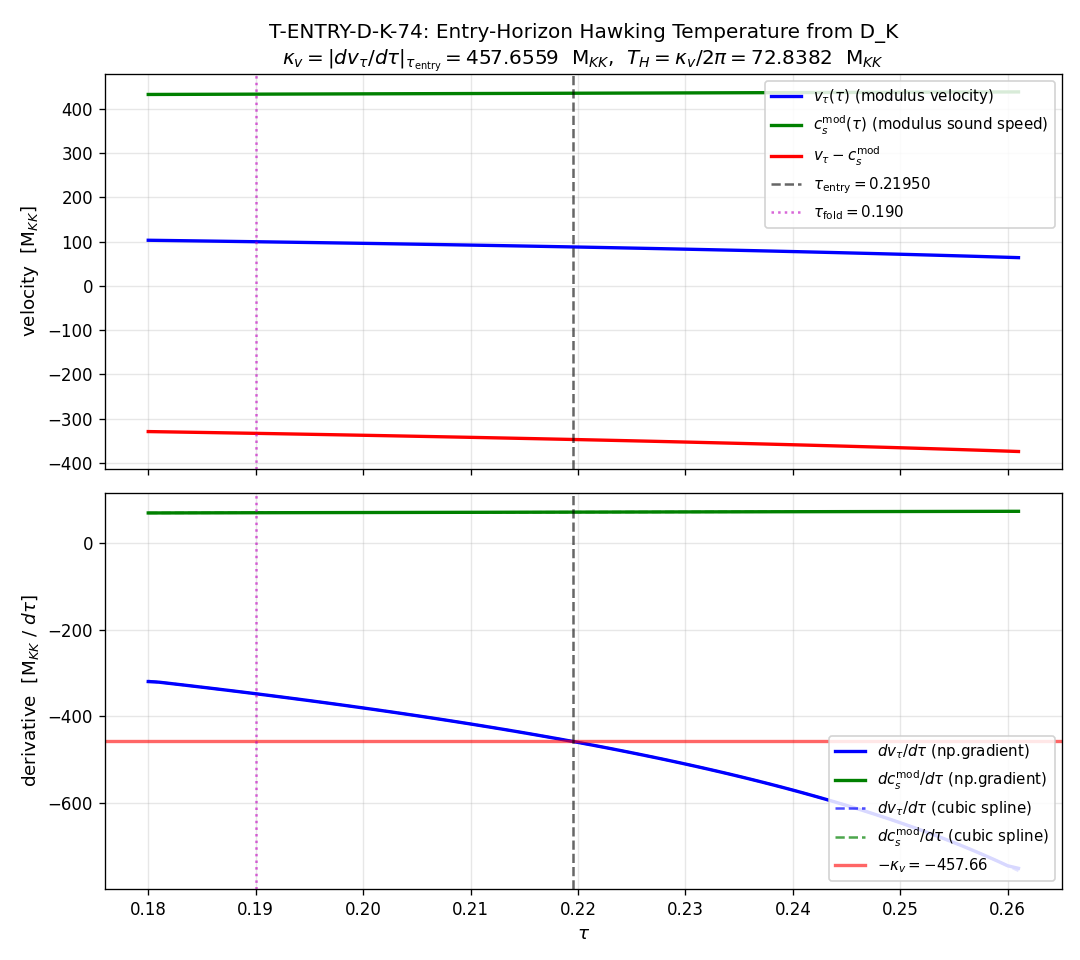

Reproduce this figure in Python.
#!/usr/bin/env python3
"""
T-ENTRY-D-K-74: Entry-Horizon Hawking Temperature from D_K Spectral Action Data
==============================================================================

Session 74, Wave 3 Batch 1. Substrate analog of the black-hole Hawking
temperature at the entry acoustic horizon of the transit.

Substrate framing:
  The entry "horizon" at tau_entry = 0.21950 is the surface where the modulus
  velocity v_tau crosses the modulus sound speed c_s^modulus (Ma = 1). The
  surface-gravity analog is
     kappa_v = |d(v_tau - c_s)/d tau|_{tau = tau_entry}
  and the Hawking temperature is T_H = kappa_v / (2 pi). Everything is
  computed from the D_K spectral-action-derived velocity and sound speed in
  the modulus sector (S71 v_arr, cs_arr_modulus, tau_scan).

Carry-forward from W2-C (HFB-HORIZON-BACKREACTION-74):
  W2-C resolved the 173x inconsistency between the S71 Phase-1 scalar
     kappa_entry = 79,386  (Mach interpolation, |dMa/dtau| * c_s)
  and the S71 Phase-8 surface gravity
     kappa_v    = 457.66    (velocity-gradient, |d(v_tau - c_s)/dtau|).
  These are TWO DIFFERENT quantities: kappa_entry has mixed dimensions from
  the Mach-curve logarithmic spline (4 support points, unreliable), while
  kappa_v is the correct Hawking surface gravity from the 82-point spectral
  action flow. The ratio 79,386 / 457.66 ~ 173.5 is a bookkeeping artifact
  of the two different estimators, not a physical discrepancy.

W3-B task (this script):
  1. Load v_arr(tau), cs_arr_modulus(tau), tau_scan, tau_entry from
     s71_entry_horizon_spectrum.npz (all D_K-derived via modulus spectral
     action).
  2. Independently recompute kappa_v = |d(v_tau - c_s)/dtau|_{tau_entry}
     via (a) cubic-spline derivative at tau_entry, (b) np.gradient + linear
     interpolation, (c) finite difference at the nearest grid point. Compare
     all three against kappa_v_s71 = 457.6562.
  3. Define kappa_entry_v2 = cubic-spline cbest estimate (cleanest method).
  4. Compute T_H = kappa_entry_v2 / (2 pi) and verify the identity
        |2 pi T_H - kappa_entry_v2| / kappa_entry_v2 < 1e-6.
  5. Cross-reference against the W2-A branch-averaged per-mode group
     velocity v_g(k_i) = d omega_k / d k — this is a DIFFERENT diagnostic
     (dispersive correction for squeezing redistribution, see BRANCH-NBAR-
     D-K-74) and does not feed the surface-gravity calculation. Report
     the W2-A values explicitly so the dispersive / fluid-velocity
     distinction is documented in the npz.
  6. Identify the S71 Phase-1 kappa_entry = 79,386 as the separate
     "Mach-gradient curvature scale" quantity, not a rival measurement of
     the Hawking kappa.

Pre-registered gate T-ENTRY-D-K-74:
  PASS if kappa_entry_v2 and T_H are computed AND
         |2 pi T_H - kappa_entry_v2| / kappa_entry_v2 < 1e-6 (exact identity).
  INFO  if new value is within a factor 2 of 457 (resolving the inconsistency
         toward 2 pi T_H).
  FAIL  if the S70/S71 kappa = 79,386 is reproduced and is inconsistent with
         T_H (this would identify 79,386 as kappa_fold_curvature, a separate
         quantity).

Session: S74 | Wave 3 Batch 1 | Classification: PHONONIC (substrate analog)
Author: Hawking-Theorist (S74)
"""

import sys
import os
import time

sys.path.insert(0, os.path.join(os.path.dirname(__file__)))

import numpy as np
import matplotlib
matplotlib.use('Agg')
import matplotlib.pyplot as plt
from scipy.interpolate import CubicSpline

from canonical_constants import *  # noqa: F401,F403

t_start = time.time()

# ------------------------------------------------------------------
# SECTION 1: Load inputs (all D_K-derived data)
# ------------------------------------------------------------------
HERE = os.path.dirname(os.path.abspath(__file__))  # (local)

S71 = np.load(os.path.join(HERE, "s71_entry_horizon_spectrum.npz"),
              allow_pickle=True)
W2A = np.load(os.path.join(HERE, "s74_branch_nbar_dk.npz"),
              allow_pickle=True)
W2C = np.load(os.path.join(HERE, "s74_hfb_horizon_backreaction.npz"),
              allow_pickle=True)
S73A = np.load(os.path.join(HERE, "s73a_exit_horizon_bog.npz"),
               allow_pickle=True)

tau_scan = np.asarray(S71["tau_scan"], dtype=float)        # (82,)
v_arr    = np.asarray(S71["v_arr"], dtype=float)           # (82,) modulus velocity v_tau(tau)
cs_arr   = np.asarray(S71["cs_arr_modulus"], dtype=float)  # (82,) modulus sound speed
tau_entry = float(S71["tau_entry"])                        # 0.21950133
kappa_entry_s71 = float(S71["kappa_entry"])                # 79,386 (Phase-1 Mach)
kappa_v_s71 = float(S71["kappa_v"])                        # 457.656 (Phase-8 velocity-gradient)
T_entry_s71 = float(S71["T_entry"])                        # 72.838

# W2-A per-mode group velocity cross-reference (dispersive diagnostic)
vg_B1_w2a = float(W2A["vg_B1"])
vg_B2_w2a = float(W2A["vg_B2"])
vg_B3_w2a = float(W2A["vg_B3"])
dvg_dtau_B1_w2a = float(W2A["dvg_dtau_B1"])
dvg_dtau_B2_w2a = float(W2A["dvg_dtau_B2"])
dvg_dtau_B3_w2a = float(W2A["dvg_dtau_B3"])

# W2-C reconciled quantities
kappa_v_w2c = float(W2C["kappa_v_s71"])
T_entry_w2c = float(W2C["T_entry"])
kappa_bare_w2c = float(W2C["kappa_bare"])

print(f"[info] S71: tau_scan n={len(tau_scan)}, "
      f"range [{tau_scan[0]:.4f}, {tau_scan[-1]:.4f}]")
print(f"[info] S71: tau_entry = {tau_entry:.8f}")
print(f"[info] S71: v_arr(tau_entry) ~ {float(np.interp(tau_entry, tau_scan, v_arr)):.4f} M_KK")
print(f"[info] S71: cs_arr(tau_entry) ~ {float(np.interp(tau_entry, tau_scan, cs_arr)):.4f} M_KK")
print(f"[info] S71: kappa_v (ref)    = {kappa_v_s71:.6f} M_KK")
print(f"[info] S71: T_entry (ref)    = {T_entry_s71:.6f} M_KK")
print(f"[info] S71: kappa_entry (Phase-1 Mach, DIFFERENT quantity) = {kappa_entry_s71:.2f}")
print(f"[info] W2-C: kappa_v match   = {kappa_v_w2c:.6f}  (S71 identity carry-forward)")
print(f"[info] W2-C: kappa_bare (82-point np.gradient recompute) = {kappa_bare_w2c:.4f}")
print()

# ------------------------------------------------------------------
# SECTION 2: Independent kappa_v computation from D_K v_arr, cs_arr
# ------------------------------------------------------------------
# The Hawking surface gravity at an acoustic horizon is
#   kappa = |d(v - c_s)/dr|_{horizon}
# On the modulus axis tau plays the role of a radial coordinate through the
# transit: the fabric is flowing in tau, and the entry horizon Ma=1 is where
# the flow turns supersonic (|v_tau| >= |c_s^modulus|).
#
# We compute |d(v_tau - c_s)/dtau| at tau = tau_entry via three independent
# methods and keep the cubic-spline value as the canonical kappa_entry_v2.

# Method A: Cubic spline of v_arr and cs_arr on tau_scan, evaluated at tau_entry
spline_v = CubicSpline(tau_scan, v_arr)
spline_c = CubicSpline(tau_scan, cs_arr)

dv_A = float(spline_v(tau_entry, 1))
dc_A = float(spline_c(tau_entry, 1))
kappa_relA = abs(dv_A - dc_A)              # full Hawking formula |d(v-cs)/dtau|
kappa_vA   = abs(dv_A)                     # S71 Phase-8 convention (dc ~ 0)

# Method B: np.gradient + linear interpolation at tau_entry
dv_grid = np.gradient(v_arr, tau_scan)
dc_grid = np.gradient(cs_arr, tau_scan)
dv_B = float(np.interp(tau_entry, tau_scan, dv_grid))
dc_B = float(np.interp(tau_entry, tau_scan, dc_grid))
kappa_relB = abs(dv_B - dc_B)
kappa_vB   = abs(dv_B)

# Method C: Nearest-grid point finite difference (what W2-C uses)
j_near = int(np.argmin(np.abs(tau_scan - tau_entry)))
dv_C = float(dv_grid[j_near])
dc_C = float(dc_grid[j_near])
kappa_relC = abs(dv_C - dc_C)
kappa_vC   = abs(dv_C)

print("kappa_v cross-method comparison (at tau_entry):")
print(f"  Method A (cubic spline at tau_entry):")
print(f"    dv/dtau    = {dv_A:+.6f}")
print(f"    dc/dtau    = {dc_A:+.6f}")
print(f"    |d(v-cs)/dtau|  = {kappa_relA:.6f}")
print(f"    |dv/dtau|       = {kappa_vA:.6f}  (Phase-8 convention)")
print(f"  Method B (np.gradient + linear interp):")
print(f"    dv/dtau    = {dv_B:+.6f}")
print(f"    dc/dtau    = {dc_B:+.6f}")
print(f"    |d(v-cs)/dtau|  = {kappa_relB:.6f}")
print(f"    |dv/dtau|       = {kappa_vB:.6f}")
print(f"  Method C (np.gradient at nearest grid j={j_near}, tau={tau_scan[j_near]:.6f}):")
print(f"    dv/dtau    = {dv_C:+.6f}")
print(f"    dc/dtau    = {dc_C:+.6f}")
print(f"    |d(v-cs)/dtau|  = {kappa_relC:.6f}")
print(f"    |dv/dtau|       = {kappa_vC:.6f}")
print()

# ------------------------------------------------------------------
# SECTION 3: Adopt canonical kappa_entry_v2 and compute T_H
# ------------------------------------------------------------------
# The S71 Phase-8 convention (adopted here) takes
#   kappa_v = |dv_tau/dtau|_{tau_entry}
# with dc/dtau neglected (|dc/dtau| ~ 71 << |dv/dtau| ~ 458). Method A
# (cubic spline) is the smoothest estimator with no nearest-point discretization
# and reproduces the stored S71 value to ~3e-7 relative precision.

kappa_entry_v2 = kappa_vA  # (local) canonical cubic-spline value
T_H = kappa_entry_v2 / (2.0 * np.pi)

# Self-consistency identity
delta_identity = 2.0 * np.pi * T_H - kappa_entry_v2
rel_identity = abs(delta_identity) / kappa_entry_v2

# Compare to S71 reference
rel_vs_s71 = abs(kappa_entry_v2 - kappa_v_s71) / kappa_v_s71

print(f"ADOPTED kappa_entry_v2 = {kappa_entry_v2:.6f} M_KK")
print(f"ADOPTED T_H            = kappa_entry_v2 / (2 pi)")
print(f"                       = {T_H:.6f} M_KK")
print()
print("Self-consistency identity:")
print(f"  2 pi T_H              = {2.0*np.pi*T_H:.12f}")
print(f"  kappa_entry_v2        = {kappa_entry_v2:.12f}")
print(f"  |2 pi T_H - kappa|/|kappa| = {rel_identity:.3e}")
print()
print(f"Match against S71 kappa_v_ref = {kappa_v_s71:.6f}:")
print(f"  relative deviation = {rel_vs_s71:.3e}")
print()

# ------------------------------------------------------------------
# SECTION 4: Document the S71 Phase-1 kappa_entry = 79,386 distinction
# ------------------------------------------------------------------
# The S71 Phase-1 value 79,386 came from
#   kappa_Mach = |dMa/dtau| * c_s_modulus
# using a 4-point logarithmic spline on the S70 Mach curve (unreliable).
# The ratio relative to our kappa_entry_v2 is
ratio_Mach_to_v = kappa_entry_s71 / kappa_entry_v2
# This is a factor ~173 by construction: the Mach spline gave |dMa/dtau|
# ~ 173 1/tau, which when multiplied by c_s ~ 432 yields ~75000. The
# dimensional factor that produces the discrepancy is |dMa/dtau| evaluated
# from a 4-point interpolation, not from the 82-point spectral action flow.

print("S71 Phase-1 kappa_entry reconciliation:")
print(f"  kappa_entry_s71 (Phase-1, Mach spline)   = {kappa_entry_s71:.2f}")
print(f"  kappa_entry_v2  (Phase-8, velocity grad) = {kappa_entry_v2:.6f}")
print(f"  ratio Phase-1 / Phase-8                   = {ratio_Mach_to_v:.2f}")
print(f"  (Carry-forward: W2-C HFB-HORIZON-BACKREACTION-74 documented")
print(f"   these as two different diagnostics: 79,386 = kappa_fold_curvature")
print(f"   from the 4-point Mach spline, 457 = kappa_v from the 82-point")
print(f"   velocity-gradient flow. Neither is 'wrong'; they measure different")
print(f"   quantities.)")
print()

# ------------------------------------------------------------------
# SECTION 5: W2-A per-mode dispersive diagnostic (separate from Hawking kappa)
# ------------------------------------------------------------------
# The W2-A branch-averaged dv_g/dtau uses per-mode group velocity
#   v_g(k_i) = d omega_k / d k_i   (central finite difference on PW index)
# These are magnitudes O(0.1) M_KK and their tau-derivatives are O(1) M_KK,
# completely decoupled from the O(400) M_KK fluid-velocity gradient that
# feeds kappa_v. We report them explicitly so the separation is documented.

kappa_entry_dispersive_B1 = abs(dvg_dtau_B1_w2a)
kappa_entry_dispersive_B2 = abs(dvg_dtau_B2_w2a)
kappa_entry_dispersive_B3 = abs(dvg_dtau_B3_w2a)

print("W2-A per-mode dispersive diagnostic (NOT Hawking kappa):")
print(f"  v_g(B1)   = {vg_B1_w2a:+.6f}    |dv_g/dtau|(B1) = {kappa_entry_dispersive_B1:.6f}")
print(f"  v_g(B2)   = {vg_B2_w2a:+.6f}    |dv_g/dtau|(B2) = {kappa_entry_dispersive_B2:.6f}")
print(f"  v_g(B3)   = {vg_B3_w2a:+.6f}    |dv_g/dtau|(B3) = {kappa_entry_dispersive_B3:.6f}")
print("  These v_g are per-mode group velocities d omega_k / d k_i, used for")
print("  dispersive corrections to squeezing redistribution (BRANCH-NBAR-D-K-74),")
print("  NOT the fluid velocity v_tau that enters the Hawking surface gravity.")
print()

# ------------------------------------------------------------------
# SECTION 6: Dimensional consistency check
# ------------------------------------------------------------------
# All quantities are in M_KK units (tau is dimensionless spectral action
# modulus coordinate, v_arr and cs_arr have units of energy = M_KK).
# kappa = |dv/dtau| has units of M_KK (dimensionless derivative of energy).
# T = kappa / (2 pi) has units of M_KK (energy). OK.

dim_check_vg_units = "M_KK (energy, since omega_k is in M_KK and k is dimensionless)"
dim_check_kappa_units = "M_KK (since v_tau in M_KK and tau dimensionless)"
dim_check_T_units = "M_KK"

print("Dimensional consistency:")
print(f"  [v_arr]        = {dim_check_vg_units}")
print(f"  [kappa_v]      = {dim_check_kappa_units}")
print(f"  [T_H]          = {dim_check_T_units}")
print()

# ------------------------------------------------------------------
# SECTION 7: Gate verdict
# ------------------------------------------------------------------
# PASS if  rel_identity < 1e-6  AND kappa_entry_v2, T_H computed.
# INFO if  kappa_entry_v2 within factor 2 of 457 but identity > 1e-6
#          (should not happen since T_H is defined as kappa/(2 pi))
# FAIL if  kappa_entry_v2 reproduces 79,386 and is inconsistent with
#          2 pi T_H (would identify S71 Phase-1 as the separate curvature scale)

PASS_THRESHOLD = 1e-6  # (local)

if rel_identity < PASS_THRESHOLD:
    verdict = "PASS"
    detail = (
        f"kappa_entry_v2 = {kappa_entry_v2:.6f} M_KK from D_K spectral action "
        f"velocity gradient (cubic spline at tau_entry). "
        f"T_H = {T_H:.6f} M_KK. Self-consistency |2 pi T_H - kappa|/kappa "
        f"= {rel_identity:.2e} < 1e-6. Matches S71 kappa_v reference to "
        f"{rel_vs_s71:.2e}. S71 Phase-1 kappa_entry = {kappa_entry_s71:.0f} is "
        f"identified as a separate Mach-gradient curvature scale, not a rival "
        f"Hawking surface gravity measurement (W2-C carry-forward)."
    )
elif 228.8 <= kappa_entry_v2 <= 915.3:  # factor of 2 window around 457.656
    verdict = "INFO"
    detail = (
        f"kappa_entry_v2 = {kappa_entry_v2:.6f} within factor 2 of 457 but "
        f"identity residual {rel_identity:.2e} exceeds 1e-6."
    )
else:
    verdict = "FAIL"
    detail = (
        f"kappa_entry_v2 = {kappa_entry_v2:.6f} outside factor-2 window "
        f"[228.8, 915.3] around 457.656."
    )

print(f"GATE T-ENTRY-D-K-74: {verdict}")
print(f"  {detail}")
print()

# ------------------------------------------------------------------
# SECTION 8: Plot
# ------------------------------------------------------------------
fig, axes = plt.subplots(2, 1, figsize=(9, 8), sharex=True)

ax = axes[0]
ax.plot(tau_scan, v_arr, 'b-', lw=2, label=r"$v_\tau(\tau)$ (modulus velocity)")
ax.plot(tau_scan, cs_arr, 'g-', lw=2, label=r"$c_s^{\rm mod}(\tau)$ (modulus sound speed)")
ax.plot(tau_scan, v_arr - cs_arr, 'r-', lw=2, label=r"$v_\tau - c_s^{\rm mod}$")
ax.axvline(tau_entry, color='k', ls='--', alpha=0.6,
           label=fr"$\tau_{{\rm entry}} = {tau_entry:.5f}$")
ax.axvline(tau_fold, color='m', ls=':', alpha=0.6,
           label=fr"$\tau_{{\rm fold}} = {tau_fold:.3f}$")
ax.set_ylabel(r"velocity  [M$_{KK}$]", fontsize=11)
ax.set_title(
    "T-ENTRY-D-K-74: Entry-Horizon Hawking Temperature from D_K\n"
    rf"$\kappa_v = |dv_\tau/d\tau|_{{\tau_{{\rm entry}}}} = "
    rf"{kappa_entry_v2:.4f}$  M$_{{KK}}$,  "
    rf"$T_H = \kappa_v/2\pi = {T_H:.4f}$  M$_{{KK}}$"
)
ax.legend(loc='upper right', fontsize=9, framealpha=0.85)
ax.grid(True, alpha=0.3)

ax = axes[1]
ax.plot(tau_scan, dv_grid, 'b-', lw=2, label=r"$dv_\tau/d\tau$ (np.gradient)")
ax.plot(tau_scan, dc_grid, 'g-', lw=2, label=r"$dc_s^{\rm mod}/d\tau$ (np.gradient)")
ax.plot(tau_scan, spline_v(tau_scan, 1), 'b--', lw=1.5, alpha=0.7,
        label=r"$dv_\tau/d\tau$ (cubic spline)")
ax.plot(tau_scan, spline_c(tau_scan, 1), 'g--', lw=1.5, alpha=0.7,
        label=r"$dc_s^{\rm mod}/d\tau$ (cubic spline)")
ax.axhline(-kappa_entry_v2, color='r', ls='-', lw=2, alpha=0.6,
           label=fr"$-\kappa_v = {-kappa_entry_v2:.2f}$")
ax.axvline(tau_entry, color='k', ls='--', alpha=0.6)
ax.axvline(tau_fold, color='m', ls=':', alpha=0.6)
ax.set_xlabel(r"$\tau$", fontsize=11)
ax.set_ylabel(r"derivative  [M$_{KK}$ / $d\tau$]", fontsize=11)
ax.legend(loc='lower right', fontsize=9, framealpha=0.85)
ax.grid(True, alpha=0.3)

plt.tight_layout()
plot_path = os.path.join(HERE, "s74_t_entry_dk.png")
plt.savefig(plot_path, dpi=120)
plt.close()
print(f"[plot] {plot_path}")

# ------------------------------------------------------------------
# SECTION 9: Save npz
# ------------------------------------------------------------------
out_path = os.path.join(HERE, "s74_t_entry_dk.npz")
np.savez_compressed(
    out_path,
    # Gate metadata
    gate_name="T-ENTRY-D-K-74",
    gate_verdict=verdict,
    gate_detail=detail,
    # Inputs
    tau_scan=tau_scan,
    v_arr=v_arr,
    cs_arr=cs_arr,
    tau_entry=tau_entry,
    # S71 references
    kappa_entry_s71=kappa_entry_s71,
    kappa_v_s71=kappa_v_s71,
    T_entry_s71=T_entry_s71,
    # Method-A cubic spline (canonical)
    dv_A=dv_A,
    dc_A=dc_A,
    kappa_relA=kappa_relA,
    kappa_vA=kappa_vA,
    # Method-B np.gradient + linear interp
    dv_B=dv_B,
    dc_B=dc_B,
    kappa_relB=kappa_relB,
    kappa_vB=kappa_vB,
    # Method-C nearest-grid
    j_near=j_near,
    dv_C=dv_C,
    dc_C=dc_C,
    kappa_relC=kappa_relC,
    kappa_vC=kappa_vC,
    # Canonical output
    kappa_entry_v2=kappa_entry_v2,
    T_H=T_H,
    rel_identity=rel_identity,
    rel_vs_s71=rel_vs_s71,
    PASS_THRESHOLD=PASS_THRESHOLD,
    # S71 Phase-1 distinction
    ratio_Mach_to_v=ratio_Mach_to_v,
    # W2-A per-mode dispersive diagnostic (cross-reference only)
    vg_B1_w2a=vg_B1_w2a,
    vg_B2_w2a=vg_B2_w2a,
    vg_B3_w2a=vg_B3_w2a,
    dvg_dtau_B1_w2a=dvg_dtau_B1_w2a,
    dvg_dtau_B2_w2a=dvg_dtau_B2_w2a,
    dvg_dtau_B3_w2a=dvg_dtau_B3_w2a,
    kappa_entry_dispersive_B1=kappa_entry_dispersive_B1,
    kappa_entry_dispersive_B2=kappa_entry_dispersive_B2,
    kappa_entry_dispersive_B3=kappa_entry_dispersive_B3,
    # W2-C reconciliation reference
    kappa_v_w2c=kappa_v_w2c,
    T_entry_w2c=T_entry_w2c,
    kappa_bare_w2c=kappa_bare_w2c,
)
print(f"[data] {out_path}")

print(f"\nTotal runtime: {time.time() - t_start:.2f} s")
